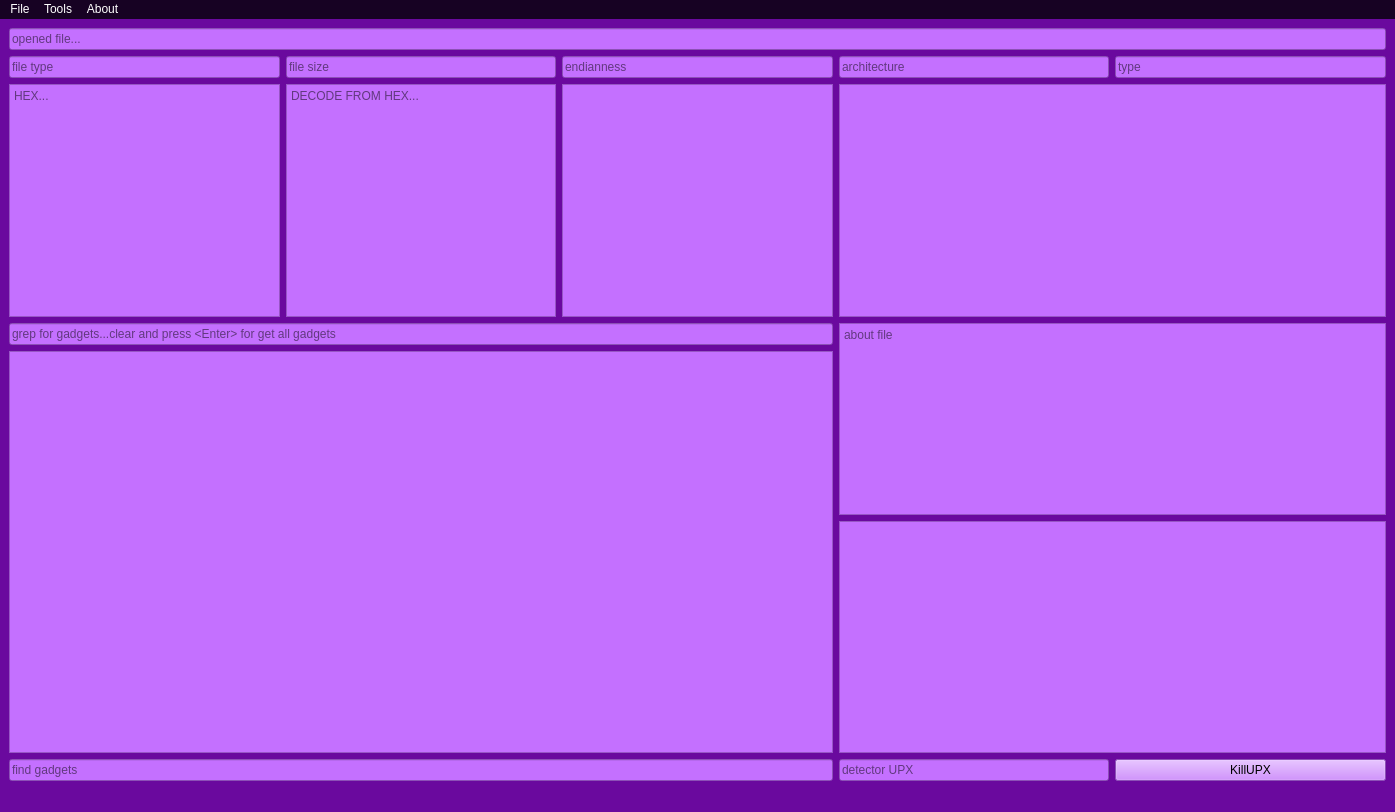
<?xml version="1.0" encoding="UTF-8"?>
<ui version="4.0">
 <class>MainWindow</class>
 <widget class="QMainWindow" name="MainWindow">
  <property name="geometry">
   <rect>
    <x>0</x>
    <y>0</y>
    <width>1395</width>
    <height>812</height>
   </rect>
  </property>
  <property name="font">
   <font>
    <family>ModeSeven</family>
    <pointsize>11</pointsize>
    <weight>50</weight>
    <italic>false</italic>
    <bold>false</bold>
   </font>
  </property>
  <property name="windowTitle">
   <string>J0llyTr0LLz</string>
  </property>
  <property name="statusTip">
   <string>J0llyTr0LLz build 03092023 by AFANX</string>
  </property>
  <property name="styleSheet">
   <string notr="true">font: 11pt &quot;ModeSeven&quot;;
background-color: rgb(106, 9, 158);</string>
  </property>
  <widget class="QWidget" name="centralwidget">
   <layout class="QGridLayout" name="gridLayout">
    <item row="5" column="0" rowspan="2" colspan="3">
     <widget class="QListWidget" name="ropgadgets">
      <property name="styleSheet">
       <string notr="true">background-color: rgb(196, 112, 255);
font: 75 11pt &quot;FreeMono&quot;;
border-color: rgb(65, 5, 98);
selection-color: rgb(65, 5, 98);</string>
      </property>
     </widget>
    </item>
    <item row="7" column="3">
     <widget class="QLineEdit" name="lineEditDectorUPX">
      <property name="styleSheet">
       <string notr="true">background-color: rgb(196, 112, 255);
border-color: rgb(65, 5, 98);
selection-color: rgb(65, 5, 98);</string>
      </property>
      <property name="placeholderText">
       <string>detector UPX</string>
      </property>
     </widget>
    </item>
    <item row="6" column="3" colspan="2">
     <widget class="QListWidget" name="checksec">
      <property name="styleSheet">
       <string notr="true">background-color: rgb(196, 112, 255);
border-color: rgb(65, 5, 98);
selection-color: rgb(65, 5, 98);</string>
      </property>
     </widget>
    </item>
    <item row="2" column="1">
     <widget class="QLineEdit" name="filesize">
      <property name="styleSheet">
       <string notr="true">background-color: rgb(196, 112, 255);
border-color: rgb(65, 5, 98);
selection-color: rgb(65, 5, 98);</string>
      </property>
      <property name="placeholderText">
       <string>file size</string>
      </property>
     </widget>
    </item>
    <item row="2" column="0">
     <widget class="QLineEdit" name="filetype">
      <property name="styleSheet">
       <string notr="true">background-color: rgb(196, 112, 255);
border-color: rgb(65, 5, 98);
selection-color: rgb(65, 5, 98);</string>
      </property>
      <property name="placeholderText">
       <string>file type</string>
      </property>
     </widget>
    </item>
    <item row="7" column="0" colspan="3">
     <widget class="QLineEdit" name="countGatget">
      <property name="styleSheet">
       <string notr="true">background-color: rgb(196, 112, 255);
border-color: rgb(65, 5, 98);
selection-color: rgb(65, 5, 98);</string>
      </property>
      <property name="placeholderText">
       <string>find gadgets</string>
      </property>
     </widget>
    </item>
    <item row="3" column="1">
     <widget class="QTextEdit" name="textEditFromHex">
      <property name="styleSheet">
       <string notr="true">background-color: rgb(196, 112, 255);
border-color: rgb(65, 5, 98);
selection-color: rgb(65, 5, 98);</string>
      </property>
      <property name="placeholderText">
       <string>DECODE FROM HEX...</string>
      </property>
     </widget>
    </item>
    <item row="3" column="0">
     <widget class="QTextEdit" name="textEditHex">
      <property name="styleSheet">
       <string notr="true">background-color: rgb(196, 112, 255);
border-color: rgb(65, 5, 98);
selection-color: rgb(65, 5, 98);</string>
      </property>
      <property name="placeholderText">
       <string>HEX...</string>
      </property>
     </widget>
    </item>
    <item row="2" column="3">
     <widget class="QLineEdit" name="architecture">
      <property name="styleSheet">
       <string notr="true">background-color: rgb(196, 112, 255);
border-color: rgb(65, 5, 98);
selection-color: rgb(65, 5, 98);</string>
      </property>
      <property name="placeholderText">
       <string>architecture</string>
      </property>
     </widget>
    </item>
    <item row="2" column="2">
     <widget class="QLineEdit" name="endianness">
      <property name="styleSheet">
       <string notr="true">background-color: rgb(196, 112, 255);
border-color: rgb(65, 5, 98);
selection-color: rgb(65, 5, 98);</string>
      </property>
      <property name="placeholderText">
       <string>endianness</string>
      </property>
     </widget>
    </item>
    <item row="7" column="4">
     <widget class="QPushButton" name="killerUPX">
      <property name="styleSheet">
       <string notr="true">background-color: rgb(196, 112, 255);
border-color: rgb(65, 5, 98);
selection-color: rgb(65, 5, 98);</string>
      </property>
      <property name="text">
       <string>KillUPX</string>
      </property>
     </widget>
    </item>
    <item row="0" column="0" colspan="5">
     <widget class="QLineEdit" name="openedFile">
      <property name="styleSheet">
       <string notr="true">background-color: rgb(196, 112, 255);
border-color: rgb(65, 5, 98);
selection-color: rgb(65, 5, 98);</string>
      </property>
      <property name="placeholderText">
       <string>opened file...</string>
      </property>
     </widget>
    </item>
    <item row="2" column="4">
     <widget class="QLineEdit" name="type">
      <property name="styleSheet">
       <string notr="true">background-color: rgb(196, 112, 255);
border-color: rgb(65, 5, 98);
selection-color: rgb(65, 5, 98);</string>
      </property>
      <property name="placeholderText">
       <string>type</string>
      </property>
     </widget>
    </item>
    <item row="3" column="2">
     <widget class="QListWidget" name="listWidgetHashes">
      <property name="styleSheet">
       <string notr="true">background-color: rgb(196, 112, 255);
border-color: rgb(65, 5, 98);
selection-color: rgb(65, 5, 98);</string>
      </property>
     </widget>
    </item>
    <item row="3" column="3" colspan="2">
     <widget class="QListWidget" name="listWidgetReadElf">
      <property name="styleSheet">
       <string notr="true">background-color: rgb(196, 112, 255);
border-color: rgb(65, 5, 98);
selection-color: rgb(65, 5, 98);</string>
      </property>
     </widget>
    </item>
    <item row="4" column="3" rowspan="2" colspan="2">
     <widget class="QTextEdit" name="textEditFileAbout">
      <property name="styleSheet">
       <string notr="true">background-color: rgb(196, 112, 255);
border-color: rgb(65, 5, 98);
selection-color: rgb(65, 5, 98);</string>
      </property>
      <property name="placeholderText">
       <string>about file</string>
      </property>
     </widget>
    </item>
    <item row="4" column="0" colspan="3">
     <widget class="QLineEdit" name="grepGadget">
      <property name="styleSheet">
       <string notr="true">background-color: rgb(196, 112, 255);
border-color: rgb(65, 5, 98);
selection-color: rgb(65, 5, 98);</string>
      </property>
      <property name="placeholderText">
       <string>grep for gadgets...clear and press &lt;Enter&gt; for get all gadgets</string>
      </property>
     </widget>
    </item>
   </layout>
  </widget>
  <widget class="QMenuBar" name="menubar">
   <property name="geometry">
    <rect>
     <x>0</x>
     <y>0</y>
     <width>1395</width>
     <height>20</height>
    </rect>
   </property>
   <property name="styleSheet">
    <string notr="true">background-color: rgb(23, 2, 35);
selection-background-color: rgb(65, 5, 98);
color: rgb(255, 255, 255);</string>
   </property>
   <widget class="QMenu" name="menuFile">
    <property name="title">
     <string>File</string>
    </property>
    <addaction name="actionOpen"/>
   </widget>
   <widget class="QMenu" name="menuAbout">
    <property name="title">
     <string>About</string>
    </property>
    <addaction name="actionAbout"/>
   </widget>
   <widget class="QMenu" name="menuTools">
    <property name="title">
     <string>Tools</string>
    </property>
    <addaction name="actionStrings"/>
    <addaction name="actionSeccomp_tools"/>
   </widget>
   <addaction name="menuFile"/>
   <addaction name="menuTools"/>
   <addaction name="menuAbout"/>
  </widget>
  <widget class="QStatusBar" name="statusbar"/>
  <action name="actionOpen">
   <property name="text">
    <string>Open</string>
   </property>
   <property name="shortcut">
    <string>Ctrl+O</string>
   </property>
  </action>
  <action name="actionAbout">
   <property name="text">
    <string>About</string>
   </property>
   <property name="shortcut">
    <string>Ctrl+H</string>
   </property>
  </action>
  <action name="actionGrep">
   <property name="text">
    <string>grep</string>
   </property>
   <property name="shortcut">
    <string>Return</string>
   </property>
  </action>
  <action name="actionStrings">
   <property name="text">
    <string>strings</string>
   </property>
   <property name="shortcut">
    <string>Ctrl+S</string>
   </property>
  </action>
  <action name="actionSeccomp_tools">
   <property name="text">
    <string>seccomp-tools</string>
   </property>
   <property name="shortcut">
    <string>Ctrl+T</string>
   </property>
  </action>
 </widget>
 <resources/>
 <connections>
  <connection>
   <sender>grepGadget</sender>
   <signal>returnPressed()</signal>
   <receiver>actionGrep</receiver>
   <slot>trigger()</slot>
   <hints>
    <hint type="sourcelabel">
     <x>420</x>
     <y>335</y>
    </hint>
    <hint type="destinationlabel">
     <x>-1</x>
     <y>-1</y>
    </hint>
   </hints>
  </connection>
 </connections>
</ui>
